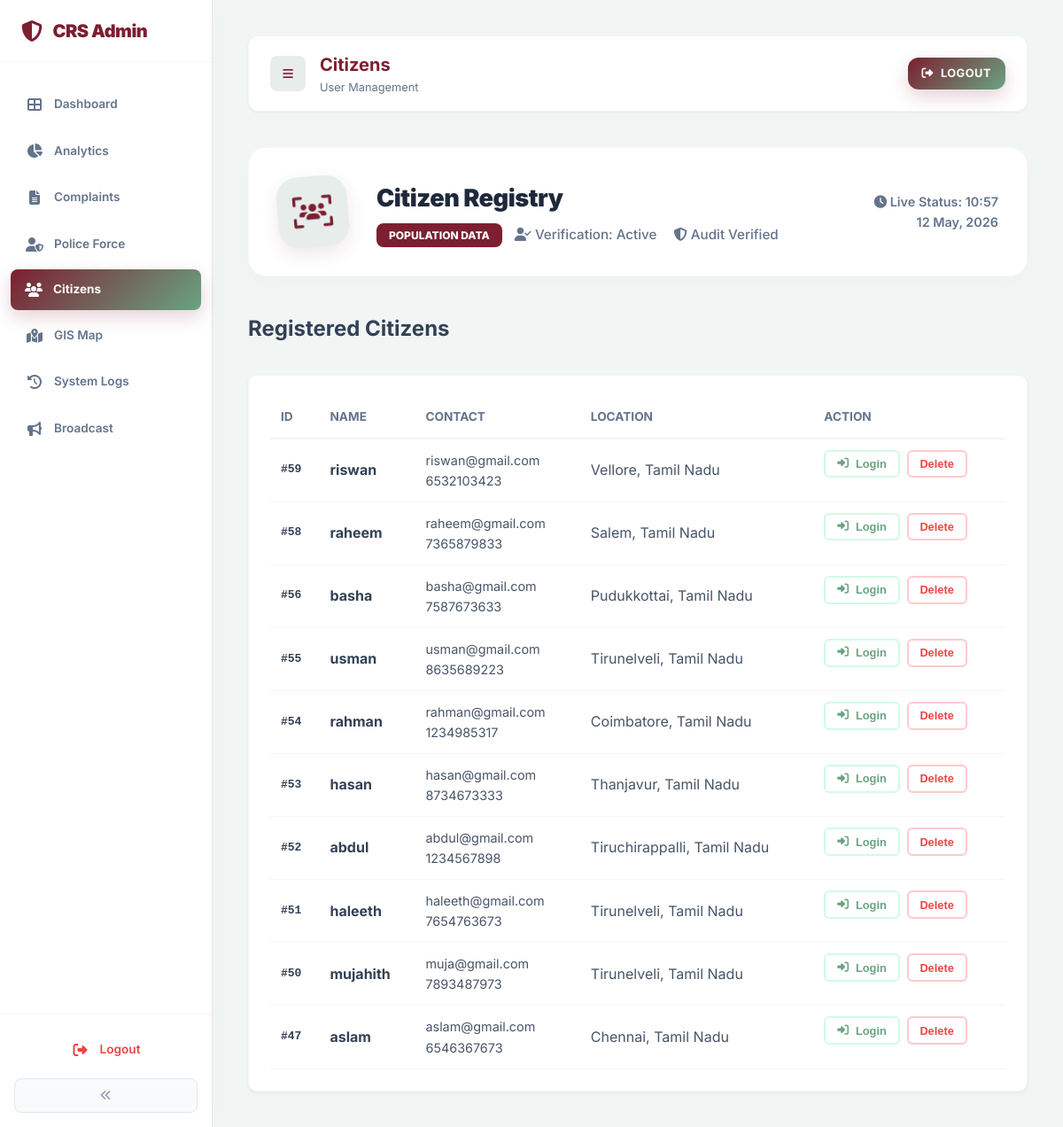
/admin_users.php (signed in), run on the app's committed database.
### tables this page shows
CREATE TABLE `users` (
  `id` int(11) NOT NULL AUTO_INCREMENT,
  `full_name` varchar(100) NOT NULL,
  `email` varchar(100) NOT NULL,
  `password` varchar(255) NOT NULL,
  `mobile` varchar(15) DEFAULT NULL,
  `role` enum('citizen','police','admin') NOT NULL DEFAULT 'citizen',
  `address` text DEFAULT NULL,
  `state` varchar(50) DEFAULT NULL,
  `district` varchar(50) DEFAULT NULL,
  `pincode` varchar(10) DEFAULT NULL,
  `badge_number` varchar(50) DEFAULT NULL,
  `rank` varchar(50) DEFAULT NULL,
  `specialization` varchar(100) DEFAULT NULL,
  `police_status` enum('Active','Inactive') DEFAULT 'Active',
  `created_at` timestamp NOT NULL DEFAULT current_timestamp(),
  `updated_at` timestamp NOT NULL DEFAULT current_timestamp() ON UPDATE current_timestamp(),
  `district_id` int(11) DEFAULT NULL,
  PRIMARY KEY (`id`),
  UNIQUE KEY `email` (`email`),
  UNIQUE KEY `badge_number` (`badge_number`),
  CONSTRAINT `fk_user_district` FOREIGN KEY (`district_id`) REFERENCES `districts` (`id`)
);

### public/admin_users.php (the view, shortened to what this page needs)
<?php
require_once '../app/config/db.php';
$citizens = $pdo->query("SELECT * FROM users WHERE role = 'citizen' ORDER BY created_at DESC")->fetchAll();
?>
<!DOCTYPE html>
<html lang="en">
<head>
    <link rel="stylesheet" href="assets/css/style.css">
    <link rel="stylesheet" href="https://cdnjs.cloudflare.com/ajax/libs/font-awesome/6.4.0/css/all.min.css">
</head>
<body>
    <div class="admin-container">
        <aside class="sidebar" id="sidebar">
            <div class="sidebar-brand">
                <i class="fas fa-shield-halved" style="color: var(--color-claret);"></i>
                <span class="brand-text">CRS Admin</span>
            </div>
            <nav class="nav-group">
                <a href="admin_dashboard" class="nav-item">
                    <i class="fas fa-th-large"></i>
                    <span class="nav-text">Dashboard</span>
                </a>
                <a href="admin_analytics" class="nav-item">
                    <i class="fas fa-chart-pie"></i>
                    <span class="nav-text">Analytics</span>
                </a>
                <a href="admin_crimes" class="nav-item">
                    <i class="fas fa-file-alt"></i>
                    <span class="nav-text">Complaints</span>
                </a>
                <a href="admin_police" class="nav-item">
                    <i class="fas fa-user-shield"></i>
                    <span class="nav-text">Police Force</span>
                </a>
                <a href="admin_users" class="nav-item active">
                    <i class="fas fa-users"></i>
                    <span class="nav-text">Citizens</span>
                </a>
                <a href="admin_map" class="nav-item">
                    <i class="fas fa-map-marked-alt"></i>
                    <span class="nav-text">GIS Map</span>
                </a>
                <a href="admin_logs" class="nav-item">
                    <i class="fas fa-history"></i>
                    <span class="nav-text">System Logs</span>
                </a>
                <a href="admin_broadcast" class="nav-item">
                    <i class="fas fa-bullhorn"></i>
                    <span class="nav-text">Broadcast</span>
                </a>
            </nav>
            <div class="sidebar-footer">
                <a href="logout" class="nav-item logout-link" style="color: #ef4444; margin-bottom: 0.5rem; justify-content: center;">
                    <i class="fas fa-sign-out-alt"></i>
                    <span class="nav-text">Logout</span>
                </a>
                <button class="collapse-btn" id="collapseBtn">
                    <i class="fas fa-angle-double-left" id="collapseIcon"></i>
                </button>
            </div>
        </aside>
        <main class="main-content" id="mainContent">
            <div class="top-bar" style="display: flex; justify-content: space-between; align-items: center; margin-bottom: 2.5rem; background: white; padding: 1rem 1.5rem; border-radius: 12px; box-shadow: 0 1px 3px rgba(0,0,0,0.05); border: 1px solid #f1f5f9;">
                <div style="display: flex; align-items: center; gap: 1rem;">
                    <button id="desktopToggle" style="background: var(--color-smoke); border: none; width: 40px; height: 40px; border-radius: 8px; cursor: pointer; color: var(--color-claret); display: flex; align-items: center; justify-content: center;">
                        <i class="fas fa-bars"></i>
                    </button>
                    <div>
                        <h2 style="font-size: 1.25rem; font-weight: 700; color: var(--color-claret); margin: 0;">Citizens</h2>
                        <p style="font-size: 0.8rem; color: #64748b; margin: 0;">User Management</p>
                    </div>
                </div>
                <a href="logout" class="btn-mixed" style="padding: 0.5rem 1rem; font-size: 0.8rem;">
                    <i class="fas fa-sign-out-alt"></i> LOGOUT
                </a>
            </div>
            <div class="admin-banner">
                <div class="banner-icon">
                    <i class="fas fa-users-viewfinder"></i>
                </div>
                <div class="banner-info">
                    <h2>Citizen Registry</h2>
                    <p>
                        <span class="tag">Population Data</span>
                        <span><i class="fas fa-user-check"></i> Verification: Active</span>
                        <span style="margin-left: 15px;"><i class="fas fa-shield-halved"></i> Audit Verified</span>
                    </p>
                </div>
                <div style="text-align: right; color: #64748b; font-size: 0.9rem; font-weight: 600;">
                    <i class="fas fa-clock"></i> Live Status: <?php echo date('H:i'); ?><br>
                    <?php echo date('d M, Y'); ?>
                </div>
            </div>
            <h2 style="margin-bottom: 2rem; color: var(--primary-green); font-weight: 700;">Registered Citizens</h2>
            <div class="table-responsive desktop-view" style="background: white; border-radius: 10px; padding: 1.5rem; box-shadow: 0 2px 4px rgba(0,0,0,0.05); border: 1px solid #f1f5f9;">
                <table style="width: 100%; border-collapse: collapse;">
                    <thead>
                        <tr style="text-align: left; border-bottom: 2px solid #f1f5f9; color: #64748b;">
                            <th style="padding: 12px; font-size: 0.85rem; text-transform: uppercase;">ID</th>
                            <th style="padding: 12px; font-size: 0.85rem; text-transform: uppercase;">Name</th>
                            <th style="padding: 12px; font-size: 0.85rem; text-transform: uppercase;">Contact</th>
                            <th style="padding: 12px; font-size: 0.85rem; text-transform: uppercase;">Location</th>
                            <th style="padding: 12px; font-size: 0.85rem; text-transform: uppercase;">Action</th>
                        </tr>
                    </thead>
                    <tbody>
                        <?php foreach($citizens as $c): ?>
                        <tr style="border-bottom: 1px solid #f1f5f9;">
                            <td style="padding: 12px; color: var(--primary-green); font-weight: 700; font-family: monospace;">#<?php echo $c['id']; ?></td>
                            <td style="padding: 12px;"><strong><?php echo htmlspecialchars($c['full_name']); ?></strong></td>
                            <td style="padding: 12px; font-size: 0.9rem; color: #475569;">
                                <?php echo htmlspecialchars($c['email']); ?><br>
                                <?php echo htmlspecialchars($c['mobile']); ?>
                            </td>
                            <td style="padding: 12px; color: #475569;"><?php echo htmlspecialchars($c['district']); ?>, <?php echo htmlspecialchars($c['state']); ?></td>
                            <td style="padding: 12px; display: flex; gap: 8px;">
                                <form method="POST" style="display:inline;">
                                    <button type="submit" name="login_as_user" class="btn btn-outline" style="color: var(--color-mint); border-color: #d1fae5; padding: 0.4rem 0.8rem; font-size: 0.8rem; border-radius: 6px;" title="Login as User">
                                        <i class="fas fa-sign-in-alt"></i> Login
                                    </button>
                                </form>
                                <form method="POST" onsubmit="return confirm('Are you sure? This will delete all their reports too.');" style="display:inline;">
                                    <button type="submit" class="btn btn-outline" style="color: #ef4444; border-color: #fecaca; padding: 0.4rem 0.8rem; font-size: 0.8rem; border-radius: 6px;">Delete</button>
                                </form>
                            </td>
                        </tr>
                        <?php endforeach; ?>
                    </tbody>
                </table>
            </div>
        </main>
    </div>
</body>
</html>

### public/assets/css/style.css (style rules this page uses)
:root { --primary: #4f46e5; --primary-dark: #4338ca; --primary-light: #e0e7ff; --secondary: #0f172a; --accent: #0ea5e9; --success: #10b981; --warning: #f59e0b; --danger: #ef4444; --background: #f8fafc; --surface: #ffffff; --text-main: #334155; --text-muted: #64748b; --border: #e2e8f0; --sidebar-width: 220px; --header-height: 70px; }
* { box-sizing: border-box; margin: 0; padding: 0; }
html, body { font-family: 'Inter', system-ui, -apple-system, sans-serif; background-color: var(--background); color: var(--text-main); line-height: 1.6; -webkit-font-smoothing: antialiased; width: 100%; max-width: 100%; overflow-x: hidden; }
.main-content { flex: 1; margin-left: var(--sidebar-width); padding: 2rem; transition: margin-left 0.3s ease; }
.sidebar { width: var(--sidebar-width); background: var(--surface); color: var(--secondary); position: fixed; top: 0; left: 0; bottom: 0; z-index: 1000; border-right: 1px solid var(--border); display: flex; flex-direction: column; box-shadow: 4px 0 24px rgba(0, 0, 0, 0.02); transition: transform 0.3s ease; }
.sidebar-brand { height: var(--header-height); display: flex; align-items: center; padding: 0 1.5rem; font-size: 1.25rem; font-weight: 800; color: var(--primary); border-bottom: 1px solid var(--border); gap: 12px; }
.sidebar-brand i { font-size: 1.5rem; }
.nav-item { display: flex; align-items: center; padding: 0.75rem 1rem; color: var(--text-muted); text-decoration: none; border-radius: 10px; font-weight: 600; transition: all 0.2s; font-size: 0.85rem; }
.nav-item i { width: 20px; font-size: 1rem; margin-right: 12px; text-align: center; }
.nav-item.active { background: var(--primary); color: white; box-shadow: 0 4px 12px rgba(79, 70, 229, 0.3); }
.sidebar-footer { padding: 1.5rem; border-top: 1px solid var(--border); }
.banner-icon { width: 64px; height: 64px; background: rgba(255, 255, 255, 0.2); border-radius: 50%; display: flex; align-items: center; justify-content: center; font-size: 1.5rem; backdrop-filter: blur(4px); }
.table-responsive { overflow-x: auto; -webkit-overflow-scrolling: touch; width: 100%; }
.btn { display: inline-flex; align-items: center; justify-content: center; padding: 0.75rem 1.5rem; border-radius: 10px; font-weight: 600; cursor: pointer; text-decoration: none; transition: all 0.2s; border: none; font-size: 0.95rem; gap: 8px; }
.btn-outline { background: transparent; border: 2px solid var(--border); color: var(--text-muted); }

### data on the page
users: id "59", full_name "riswan", email "riswan@gmail.com", mobile "6532103423", district "Vellore", state "Tamil Nadu"
users: id "58", full_name "raheem", email "raheem@gmail.com", mobile "7365879833", district "Salem", state "Tamil Nadu"
users: id "56", full_name "basha", email "basha@gmail.com", mobile "7587673633", district "Pudukkottai", state "Tamil Nadu"
users: id "55", full_name "usman", email "usman@gmail.com", mobile "8635689223", district "Tirunelveli", state "Tamil Nadu"
users: id "54", full_name "rahman", email "rahman@gmail.com", mobile "1234985317", district "Coimbatore", state "Tamil Nadu"
users: id "53", full_name "hasan", email "hasan@gmail.com", mobile "8734673333", district "Thanjavur", state "Tamil Nadu"
users: id "52", full_name "abdul", email "abdul@gmail.com", mobile "1234567898", district "Tiruchirappalli", state "Tamil Nadu"
users: id "51", full_name "haleeth", email "haleeth@gmail.com", mobile "7654763673", district "Tirunelveli", state "Tamil Nadu"
users: id "50", full_name "mujahith", email "muja@gmail.com", mobile "7893487973", district "Tirunelveli", state "Tamil Nadu"
users: id "47", full_name "aslam", email "aslam@gmail.com", mobile "6546367673", district "Chennai", state "Tamil Nadu"
